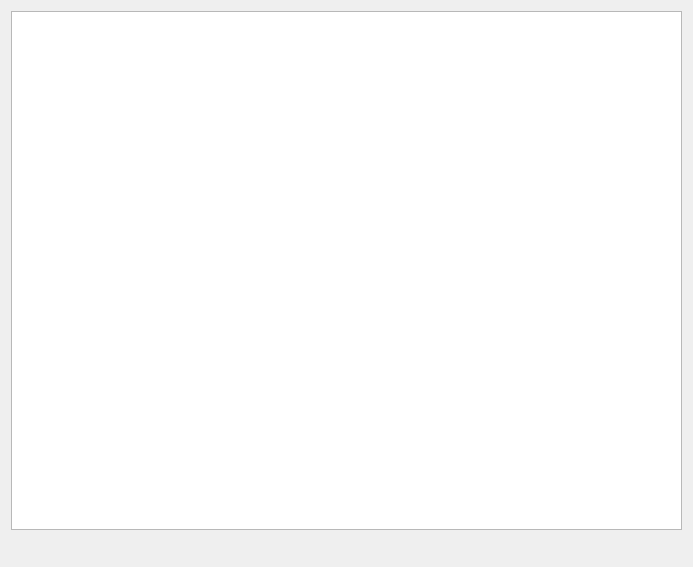
<?xml version="1.0" encoding="UTF-8"?>
<ui version="4.0">
 <class>AlarmActive</class>
 <widget class="QDialog" name="AlarmActive">
  <property name="geometry">
   <rect>
    <x>0</x>
    <y>0</y>
    <width>693</width>
    <height>567</height>
   </rect>
  </property>
  <property name="font">
   <font>
    <family>微软雅黑</family>
    <weight>75</weight>
    <bold>true</bold>
   </font>
  </property>
  <property name="windowTitle">
   <string>当前活动告警</string>
  </property>
  <layout class="QVBoxLayout" name="verticalLayout">
   <item>
    <widget class="QTableWidget" name="tableWidget"/>
   </item>
   <item>
    <layout class="QHBoxLayout" name="horizontalLayout" stretch="5,2">
     <item>
      <spacer name="horizontalSpacer">
       <property name="orientation">
        <enum>Qt::Horizontal</enum>
       </property>
       <property name="sizeHint" stdset="0">
        <size>
         <width>40</width>
         <height>20</height>
        </size>
       </property>
      </spacer>
     </item>
     <item>
      <widget class="QLabel" name="label">
       <property name="text">
        <string/>
       </property>
      </widget>
     </item>
    </layout>
   </item>
  </layout>
 </widget>
 <resources/>
 <connections/>
</ui>
